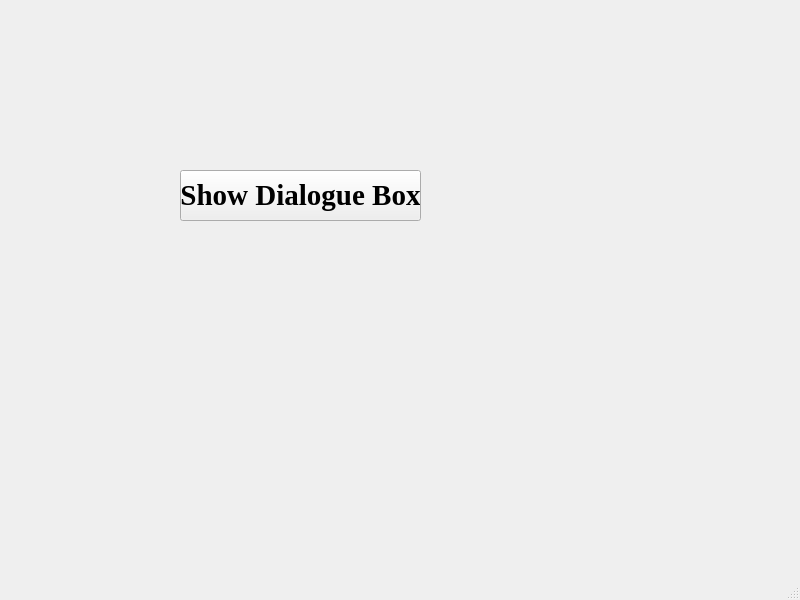
<?xml version="1.0" encoding="UTF-8"?>
<ui version="4.0">
 <class>MainWindow</class>
 <widget class="QMainWindow" name="MainWindow">
  <property name="geometry">
   <rect>
    <x>0</x>
    <y>0</y>
    <width>800</width>
    <height>600</height>
   </rect>
  </property>
  <property name="windowTitle">
   <string>MainWindow</string>
  </property>
  <widget class="QWidget" name="centralwidget">
   <widget class="QPushButton" name="pushButton">
    <property name="geometry">
     <rect>
      <x>180</x>
      <y>170</y>
      <width>241</width>
      <height>51</height>
     </rect>
    </property>
    <property name="font">
     <font>
      <family>Times New Roman</family>
      <pointsize>22</pointsize>
      <weight>75</weight>
      <bold>true</bold>
     </font>
    </property>
    <property name="text">
     <string>Show Dialogue Box</string>
    </property>
   </widget>
  </widget>
  <widget class="QMenuBar" name="menubar">
   <property name="geometry">
    <rect>
     <x>0</x>
     <y>0</y>
     <width>800</width>
     <height>21</height>
    </rect>
   </property>
  </widget>
  <widget class="QStatusBar" name="statusbar"/>
 </widget>
 <resources/>
 <connections/>
</ui>
